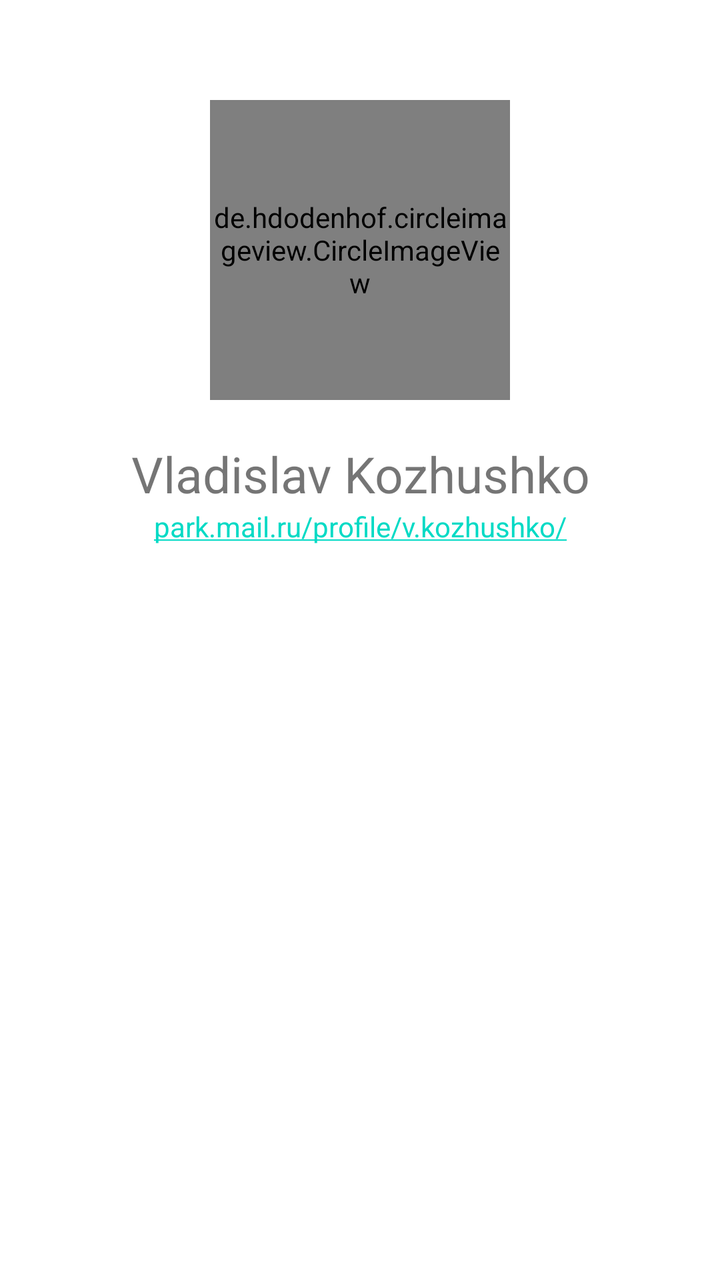
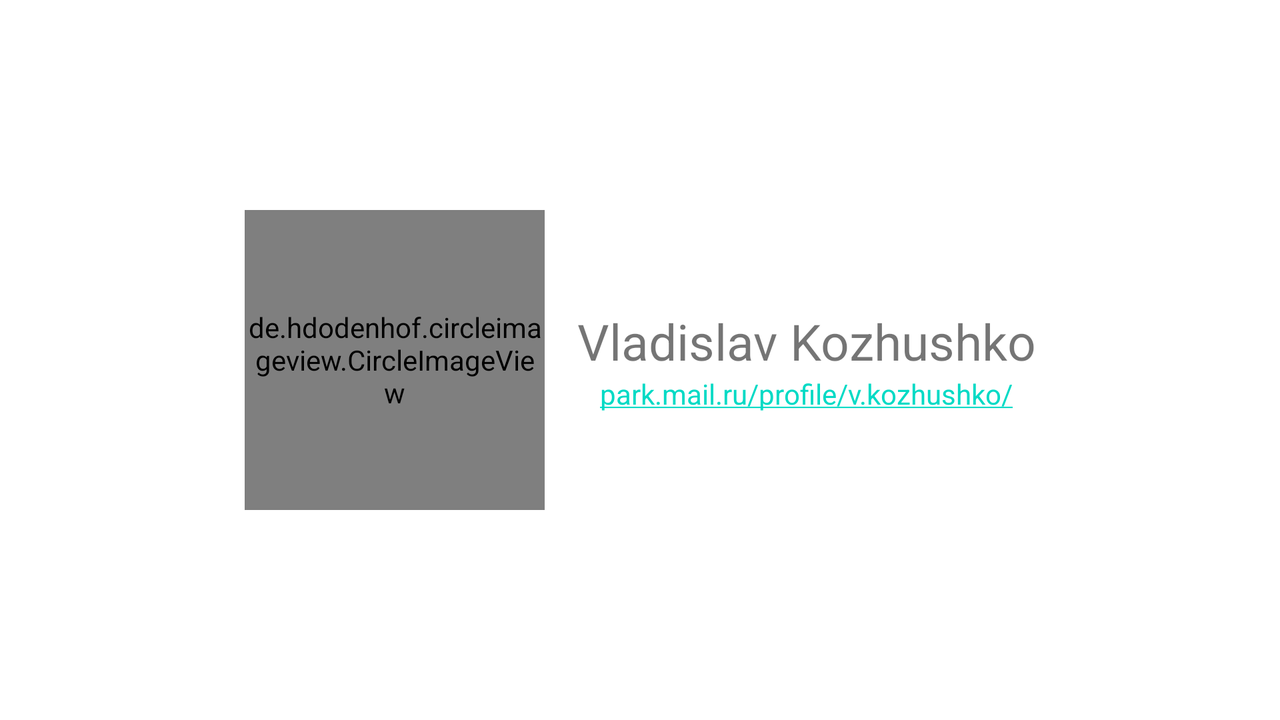

One screen, two layout resources from the same app: the default and the repository's alternative for another configuration. Each is rendered where Android would select it; the XML of both is given below.
<!-- AndroidManifest.xml: application theme AppTheme -->
<!-- res/layout/fragment_about.xml -->
<?xml version="1.0" encoding="utf-8"?>
<RelativeLayout xmlns:android="http://schemas.android.com/apk/res/android"
    android:layout_width="match_parent"
    android:layout_height="match_parent">

    <de.hdodenhof.circleimageview.CircleImageView
        android:id="@+id/developer_photo"
        android:layout_width="@dimen/developer_photo_radius"
        android:layout_height="@dimen/developer_photo_radius"
        android:layout_alignParentTop="true"
        android:layout_centerHorizontal="true"
        android:layout_marginTop="@dimen/developer_photo_dimen"
        android:src="@drawable/developer" />

    <TextView
        android:id="@+id/developer_text"
        android:layout_width="wrap_content"
        android:layout_height="wrap_content"
        android:layout_below="@+id/developer_photo"
        android:layout_centerHorizontal="true"
        android:layout_centerVertical="true"
        android:layout_marginTop="20dp"
        android:gravity="center_horizontal"
        android:text="@string/developer"
        android:textSize="@dimen/item_title_text_size" />

    <TextView
        android:id="@+id/textView"
        android:layout_width="match_parent"
        android:layout_height="wrap_content"
        android:layout_below="@+id/developer_text"
        android:layout_centerHorizontal="true"
        android:autoLink="web"
        android:gravity="center_horizontal"
        android:text="@string/tp_link" />

</RelativeLayout>
<!-- resources referenced by this layout -->
<resources>
  <dimen name="developer_photo_dimen">50dp</dimen>
  <dimen name="developer_photo_radius">150dp</dimen>
  <dimen name="item_title_text_size">25sp</dimen>
  <!-- drawable developer: jpg bitmap (drawable, 84792 bytes) -->
  <string name="developer">Vladislav Kozhushko</string>
  <string name="tp_link">park.mail.ru/profile/v.kozhushko/</string>
</resources>
<!-- res/layout-land/fragment_about.xml (the repository's variant of the layout above) -->
<!-- drawn on the phone turned sideways -->
<?xml version="1.0" encoding="utf-8"?>
<LinearLayout xmlns:android="http://schemas.android.com/apk/res/android"
    android:layout_width="match_parent"
    android:layout_height="match_parent"
    android:gravity="center"
    android:orientation="horizontal">

    <de.hdodenhof.circleimageview.CircleImageView
        android:id="@+id/developer_photo"
        android:layout_width="@dimen/developer_photo_radius"
        android:layout_height="@dimen/developer_photo_radius"
        android:gravity="center"
        android:src="@drawable/developer" />

    <LinearLayout
        android:layout_width="wrap_content"
        android:layout_height="wrap_content"
        android:layout_gravity="center_vertical"
        android:layout_marginLeft="@dimen/activity_horizontal_margin"
        android:gravity="center"
        android:orientation="vertical">

        <TextView
            android:id="@+id/developer_text"
            android:layout_width="wrap_content"
            android:layout_height="wrap_content"
            android:gravity="center_horizontal"
            android:text="@string/developer"
            android:textSize="@dimen/item_title_text_size" />

        <TextView
            android:id="@+id/textView"
            android:layout_width="wrap_content"
            android:layout_height="wrap_content"
            android:autoLink="web"
            android:gravity="center_horizontal"
            android:text="@string/tp_link" />

    </LinearLayout>


</LinearLayout>
<!-- resources referenced by the variant -->
<!-- as the phone turned sideways resolves them -->
<resources>
  <dimen name="activity_horizontal_margin">16dp</dimen>
  <dimen name="developer_photo_radius">150dp</dimen>
  <dimen name="item_title_text_size">25sp</dimen>
  <!-- drawable developer: jpg bitmap (drawable, 84792 bytes) -->
  <string name="developer">Vladislav Kozhushko</string>
  <string name="tp_link">park.mail.ru/profile/v.kozhushko/</string>
</resources>
